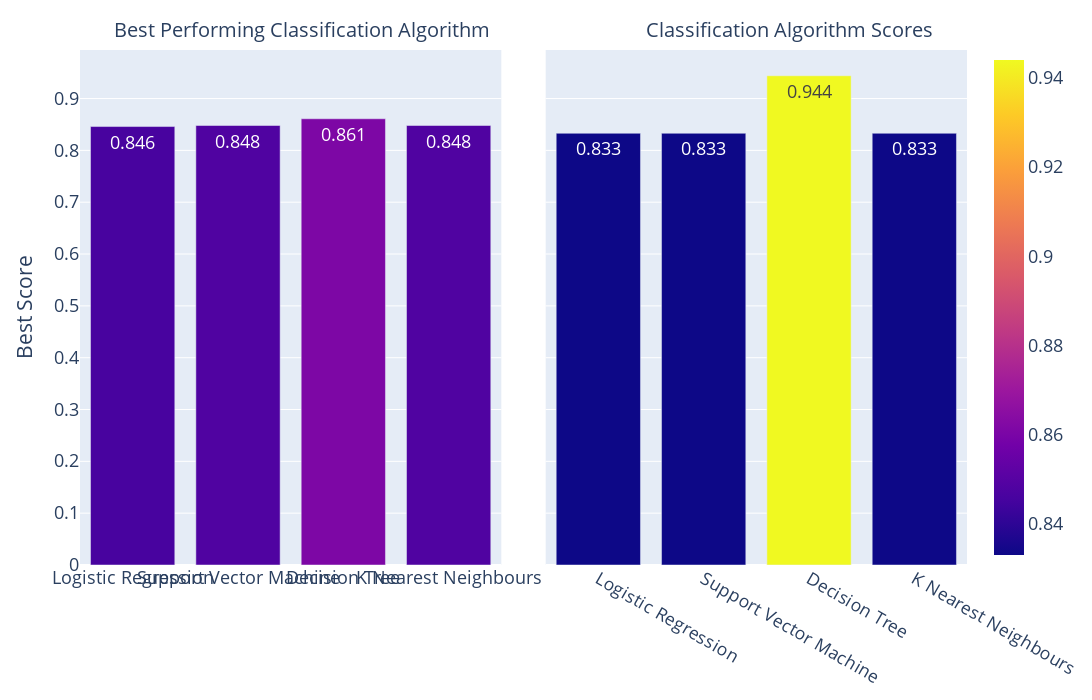

This figure's notebook cell:
### Code cell
import plotly.express as px
from plotly.subplots import make_subplots
import plotly.graph_objects as go

# Create subplots - 1 row, 2 columns, sharing Y-axis
fig = make_subplots(rows=1, cols=2, shared_yaxes=True, 
                    subplot_titles=("Best Performing Classification Algorithm", 
                                    "Classification Algorithm Scores"),
                    horizontal_spacing=0.05)  # Reduce space between subplots

# First bar plot - best_scores
bar1 = px.bar(x=algorithms, y=best_scores, color=best_scores, 
              labels={'x':'Algorithms', 'y':'Best Score'},
              color_continuous_scale='Viridis', text=best_scores)
for trace in bar1['data']:
    fig.add_trace(trace, row=1, col=1)

# Second bar plot - scores
bar2 = px.bar(x=algorithms, y=scores, color=scores, 
              labels={'x':'Algorithms', 'y':'Scores'},
              color_continuous_scale='Viridis', text=scores)
for trace in bar2['data']:
    fig.add_trace(trace, row=1, col=2)

# Update x-axis titles
#fig.update_xaxes(title_text="Algorithms", row=1, col=1)
#fig.update_xaxes(title_text="Algorithms", row=1, col=2)

# Update y-axis titles
fig.update_yaxes(title_text="Best Score", row=1, col=1)

# Update color bar
fig.update_coloraxes(colorbar_title_font=dict(size=18),
                     colorbar_tickfont=dict(size=18))

# Adjust margins for better spacing
fig.update_layout(margin=dict(t=50, b=50))
fig.update_layout(
    width=1700, height=700, 
    title_font=dict(size=34),
    font=dict(size=17.5),
    xaxis_tickangle=0  # Rotate x-axis labels for better readability
)

# Increase subplot title font size
fig.update_layout(
    annotations=[
        dict(text="Best Performing Classification Algorithm", 
             x=0.25, y=1.01, xref="paper", yref="paper", 
             showarrow=False, font=dict(size=20)),  # Adjusted position for better fit
        dict(text="Classification Algorithm Scores", 
             x=0.8, y=1.01, xref="paper", yref="paper", 
             showarrow=False, font=dict(size=20))  # Adjusted position for better fit
    ]
)

# Display the plot
fig.write_html("animacion_plotly_fila_columna.html")
fig.show()

### Figure 1 — Plotly figure (JSON) as saved in the notebook; plotly's stock layout.template omitted (floating-point values rounded to 4 significant figures)
{"data": [{"alignmentgroup": "True", "hovertemplate": "Algorithms=%{x}<br>Best Score=%{y}<br>text=%{text}<br>color=%{marker.color}<extra></extra>", "legendgroup": "", "marker": {"color": [0.846, 0.848, 0.861, 0.848], "coloraxis": "coloraxis", "pattern": {"shape": ""}}, "name": "", "offsetgroup": "", "orientation": "v", "showlegend": false, "text": [0.846, 0.848, 0.861, 0.848], "textposition": "auto", "type": "bar", "x": ["Logistic Regression", "Support Vector Machine", "Decision Tree", "K Nearest Neighbours"], "xaxis": "x", "y": [0.846, 0.848, 0.861, 0.848], "yaxis": "y"}, {"alignmentgroup": "True", "hovertemplate": "Algorithms=%{x}<br>Scores=%{y}<br>text=%{text}<br>color=%{marker.color}<extra></extra>", "legendgroup": "", "marker": {"color": [0.833, 0.833, 0.944, 0.833], "coloraxis": "coloraxis", "pattern": {"shape": ""}}, "name": "", "offsetgroup": "", "orientation": "v", "showlegend": false, "text": [0.833, 0.833, 0.944, 0.833], "textposition": "auto", "type": "bar", "x": ["Logistic Regression", "Support Vector Machine", "Decision Tree", "K Nearest Neighbours"], "xaxis": "x2", "y": [0.833, 0.833, 0.944, 0.833], "yaxis": "y2"}], "layout": {"annotations": [{"font": {"size": 20}, "showarrow": false, "text": "Best Performing Classification Algorithm", "x": 0.25, "xanchor": "center", "xref": "paper", "y": 1.01, "yanchor": "bottom", "yref": "paper"}, {"font": {"size": 20}, "showarrow": false, "text": "Classification Algorithm Scores", "x": 0.8, "xanchor": "center", "xref": "paper", "y": 1.01, "yanchor": "bottom", "yref": "paper"}], "coloraxis": {"colorbar": {"tickfont": {"size": 18}, "title": {"font": {"size": 18}}}}, "font": {"size": 17.5}, "height": 700, "margin": {"b": 50, "t": 50}, "title": {"font": {"size": 34}}, "width": 1700, "xaxis": {"anchor": "y", "domain": [0, 0.475], "tickangle": 0}, "xaxis2": {"anchor": "y2", "domain": [0.525, 1]}, "yaxis": {"anchor": "x", "domain": [0, 1], "title": {"text": "Best Score"}}, "yaxis2": {"anchor": "x2", "domain": [0, 1], "matches": "y", "showticklabels": false}}}
